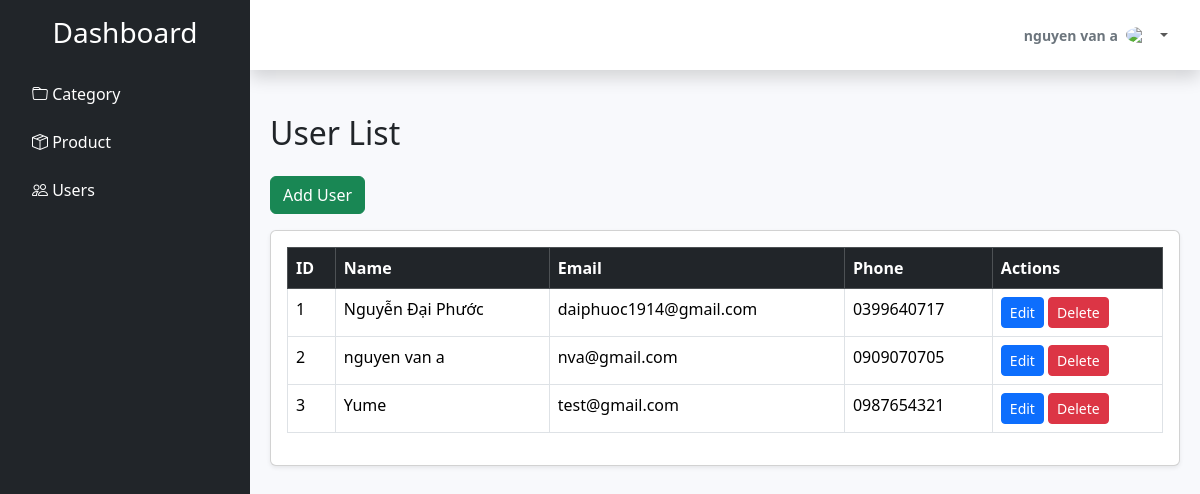
Page /admin/user_management/index.php (signed in) on the committed database.
### tables this page shows
CREATE TABLE `users` (
  `id` int NOT NULL,
  `name` varchar(191) NOT NULL,
  `email` varchar(191) NOT NULL,
  `phone` varchar(20) DEFAULT NULL,
  `password` varchar(191) NOT NULL,
  `type` tinyint DEFAULT '0' COMMENT '0: User, 1: Admin',
  `token` varchar(191) DEFAULT NULL,
  `status` tinyint DEFAULT '1',
  `created_at` timestamp NOT NULL DEFAULT CURRENT_TIMESTAMP
);

### admin/user_management/index.php (the view, shortened to what this page needs)
<!DOCTYPE html>
<html>
<head>
    </head>
<body>
    <?php include '../menu.php'; ?>
    <?php
    include '../connect.php';
    $sql = "select * from users
    where type = 0";
    $res = mysqli_query($connect, $sql);
    ?>
    <h2 class="mb-4 text-gray-800">User List</h2>
    <a href="form_insert.php" class="btn btn-success mb-3">Add User</a>
    <div class="card shadow-sm">
        <div class="card-body">
            <table class="table table-bordered table-hover">
                <thead class="table-dark">
                    <tr>
                        <th>ID</th>
                        <th>Name</th>
                        <th>Email</th>
                        <th>Phone</th>
                        <th>Actions</th>
                    </tr>
                </thead>
                <tbody>
                    <?php if ($res && mysqli_num_rows($res) > 0): foreach ($res as $idx): ?>
                        <tr>
                            <td><?= htmlspecialchars($idx['id']) ?></td>
                            <td><?= htmlspecialchars($idx['name']) ?></td>
                            <td><?= htmlspecialchars($idx['email']) ?></td>
                            <td><?= htmlspecialchars($idx['phone']) ?></td>
                            <td class="action-links">
                                <a href="form_update.php?id=<?= $idx['id'] ?>" class="btn btn-sm btn-primary">Edit</a>
                                <a href="delete.php?id=<?= $idx['id'] ?>" class="btn btn-sm btn-danger" onclick="return confirm('Delete?');">Delete</a>
                            </td>
                        </tr>
                    <?php endforeach; else: ?>
                        <tr><td colspan="5" class="text-center">No Data</td></tr>
                    <?php endif; ?>
                </tbody>
            </table>
        </div>
    </div>
    </div> </div> </div> <script src="https://cdn.jsdelivr.net/npm/bootstrap@5.3.2/dist/js/bootstrap.bundle.min.js"></script>
</body>
</html>

### admin/menu.php (style rules this page uses)
body { overflow: hidden; background-color: #f8f9fc; }

### rows in the picture
users: id "1", name "Nguyễn Đại Phước", email "daiphuoc1914@gmail.com", phone "0399640717"
users: id "2", name "nguyen van a", email "nva@gmail.com", phone "0909070705"
users: id "3", name "Yume", email "test@gmail.com", phone "0987654321"

### other values in the picture
$_SESSION['name'] "nguyen van a"
